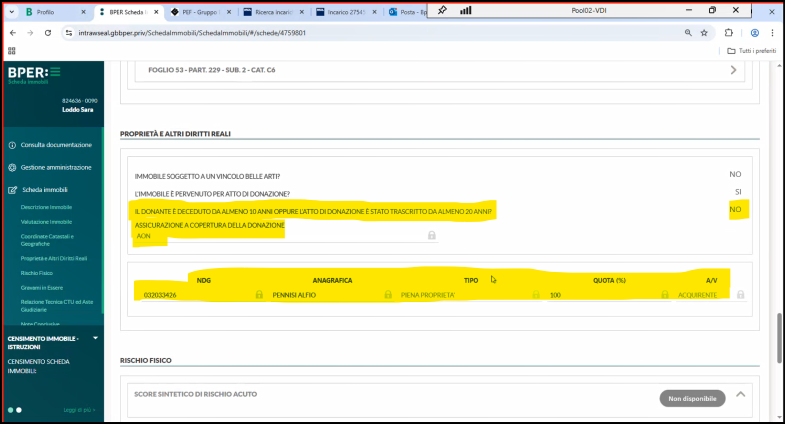
#> input picture edge-agent/assets/templates/bper/11 - Scheda Immobile.png, 1569 x 847 px (shown at 1/2 size); its folder holds only this picture in this run
$ python make_framing_corpus.py --out out
#> lines starting #> are read from the running program, lines starting #| are printed output that depends on the picture
"""Compose a framing test corpus with known ground truth.

Every measurement of page localization so far compared against rectangles
estimated by eye, which is not a measurement. This composes pages into synthetic
desktops itself, so the true rectangle is known to the pixel and IoU can be
computed rather than guessed.

What it proves and what it does not: the compositions vary placement, scale,
screen shape, surrounding clutter and nesting depth, so they test invariance to
*framing*. They do not reproduce real rendering, Citrix compression or a live
browser's antialiasing. Frames pulled from an actual session recording test
those; the two corpora answer different questions and neither replaces the other.

    python tools/make_framing_corpus.py --out <dir> [--per-page 8] [--seed 0]
"""

from __future__ import annotations

import argparse
import json
import random
from pathlib import Path
from typing import Dict, List, Optional, Tuple

from PIL import Image, ImageDraw

Rect = Tuple[int, int, int, int]

# Screen shapes an operator might actually have, 16:9 through 16:10 and 4:3-ish.
SCREENS: List[Tuple[int, int]] = [
    (1366, 768), (1920, 1080), (1920, 1200), (2560, 1440), (3840, 2160),
]

# Fraction of the screen's shorter side the page is scaled to occupy.
SCALES: List[float] = [0.35, 0.5, 0.7, 0.9]

BACKGROUNDS: List[str] = ["dark-desktop", "light-desktop", "black", "busy"]
NESTINGS: List[str] = ["none", "window", "player"]


def _background(size: Tuple[int, int], kind: str, rng: random.Random) -> Image.Image:
    w, h = size
    if kind == "black":
        return Image.new("RGB", size, (0, 0, 0))

    base = (32, 34, 38) if kind == "dark-desktop" else (222, 226, 232)
    img = Image.new("RGB", size, base)
    draw = ImageDraw.Draw(img)

    if kind in ("dark-desktop", "light-desktop"):
        # Desktop icons: small squares with a caption bar, down the left edge.
        icon = max(24, w // 40)
        for col in range(2):
            for row in range(h // (icon * 3)):
                x, y = 20 + col * icon * 2, 20 + row * icon * 3
                tone = rng.randint(90, 200)
                draw.rectangle([x, y, x + icon, y + icon], fill=(tone, tone, tone // 2 + 60))
                draw.rectangle([x - 4, y + icon + 4, x + icon + 4, y + icon + 12],
                               fill=(base[0] + 18, base[1] + 18, base[2] + 18))
        draw.rectangle([0, h - max(28, h // 30), w, h], fill=(18, 18, 22))  # taskbar
    else:  # busy: other windows lying around
        for _ in range(rng.randint(3, 6)):
            rw, rh = rng.randint(w // 6, w // 2), rng.randint(h // 6, h // 2)
            x, y = rng.randint(0, max(1, w - rw)), rng.randint(0, max(1, h - rh))
            tone = rng.randint(40, 210)
            draw.rectangle([x, y, x + rw, y + rh], fill=(tone, tone, tone))
            draw.rectangle([x, y, x + rw, y + 24], fill=(max(0, tone - 40),) * 3)
    return img


def _wrap(page: Image.Image, nesting: str) -> Tuple[Image.Image, Rect]:
    """Wrap the page in a container. Returns the container and the page's rect inside it."""
    if nesting == "none":
        return page, (0, 0, page.width, page.height)

    border = max(2, page.width // 200)
    title = max(18, page.height // 28)
    bottom = title if nesting == "player" else border  # a player has a control bar

    w = page.width + border * 2
    h = page.height + title + bottom
    box = Image.new("RGB", (w, h), (48, 50, 56))
    draw = ImageDraw.Draw(box)
    draw.rectangle([0, 0, w, title], fill=(64, 66, 74))
    if nesting == "player":
        draw.rectangle([0, h - bottom, w, h], fill=(40, 42, 48))
    box.paste(page, (border, title))
    return box, (border, title, border + page.width, title + page.height)


def compose(
    page: Image.Image,
    screen: Tuple[int, int],
    scale: float,
    background: str,
    nesting: str,
    rng: random.Random,
) -> Tuple[Image.Image, Rect]:
    """Place `page` on a synthetic screen. Returns the frame and the page's true rect."""
    sw, sh = screen
    target_h = int(min(sw, sh) * scale)
    factor = target_h / page.height
    scaled = page.resize((max(1, int(page.width * factor)), max(1, int(page.height * factor))),
                         Image.Resampling.LANCZOS)

    container, inner = _wrap(scaled, nesting)
    if container.width > sw or container.height > sh:
        shrink = min(sw / container.width, sh / container.height) * 0.95
        new = (max(1, int(container.width * shrink)), max(1, int(container.height * shrink)))
        inner = tuple(int(v * shrink) for v in inner)  # type: ignore[assignment]
        container = container.resize(new, Image.Resampling.LANCZOS)

    frame = _background(screen, background, rng)
    x = rng.randint(0, max(0, sw - container.width))
    y = rng.randint(0, max(0, sh - container.height))
    frame.paste(container, (x, y))

    return frame, (x + inner[0], y + inner[1], x + inner[2], y + inner[3])


def main() -> None:
    ap = argparse.ArgumentParser(description=__doc__)
    ap.add_argument("--pages", default="src/edge-agent/assets/templates/bper",
                    help="directory of source page images (default: the BPER templates)")
    ap.add_argument("--out", required=True, help="output directory")
    ap.add_argument("--per-page", type=int, default=8, help="compositions per source page")
    ap.add_argument("--seed", type=int, default=0)
    args = ap.parse_args()

    rng = random.Random(args.seed)
    out = Path(args.out)
    out.mkdir(parents=True, exist_ok=True)

    sources = sorted(p for p in Path(args.pages).glob("*.png") if p.is_file())
    if not sources:
        raise SystemExit(f"no source pages in {args.pages}")

    manifest: List[Dict[str, object]] = []
    for src in sources:
        page = Image.open(src).convert("RGB")
        for i in range(args.per_page):
            screen = rng.choice(SCREENS)
            scale = rng.choice(SCALES)
            background = rng.choice(BACKGROUNDS)
            nesting = rng.choice(NESTINGS)
            frame, rect = compose(page, screen, scale, background, nesting, rng)

            name = f"{src.stem.replace(' ', '_')}__{i:02d}.png"
            frame.save(out / name)
            manifest.append({
                "file": name,
                "label": src.stem,
                "rect": list(rect),
                "screen": list(screen),
                "scale": scale,
                "background": background,
                "nesting": nesting,
            })
#> this loop made 8 passes
#> pass 1, in compose, `scaled = page.resize((max(1, int(page.width * factor)), max(1, int(pag..`:
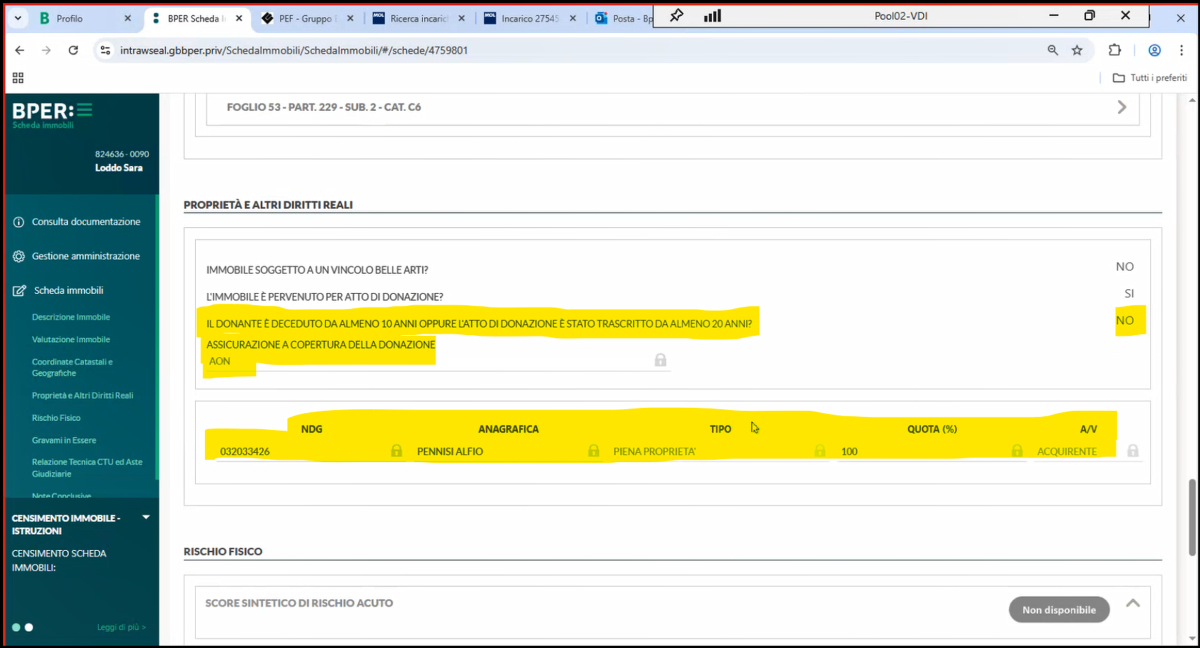
#> scaled: PIL image 2400x1296 RGB (shown at 1/2 size); mean R, G, B 217.6, 223.4, 206.1
#> pass 1, in _wrap, `box = Image.new("RGB", (w, h), (48, 50, 56))`:
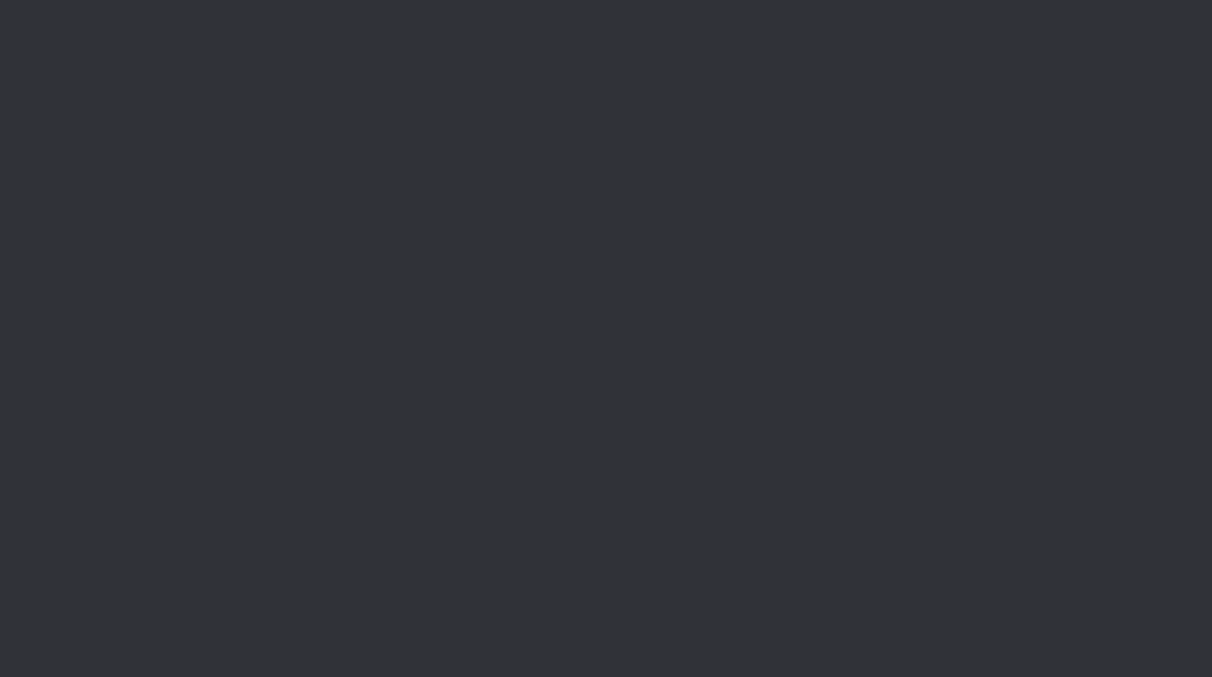
#> box: PIL image 2424x1354 RGB (shown at 1/2 size); mean R, G, B 48, 50, 56
#> pass 1, in compose, `container, inner = _wrap(scaled, nesting)`:
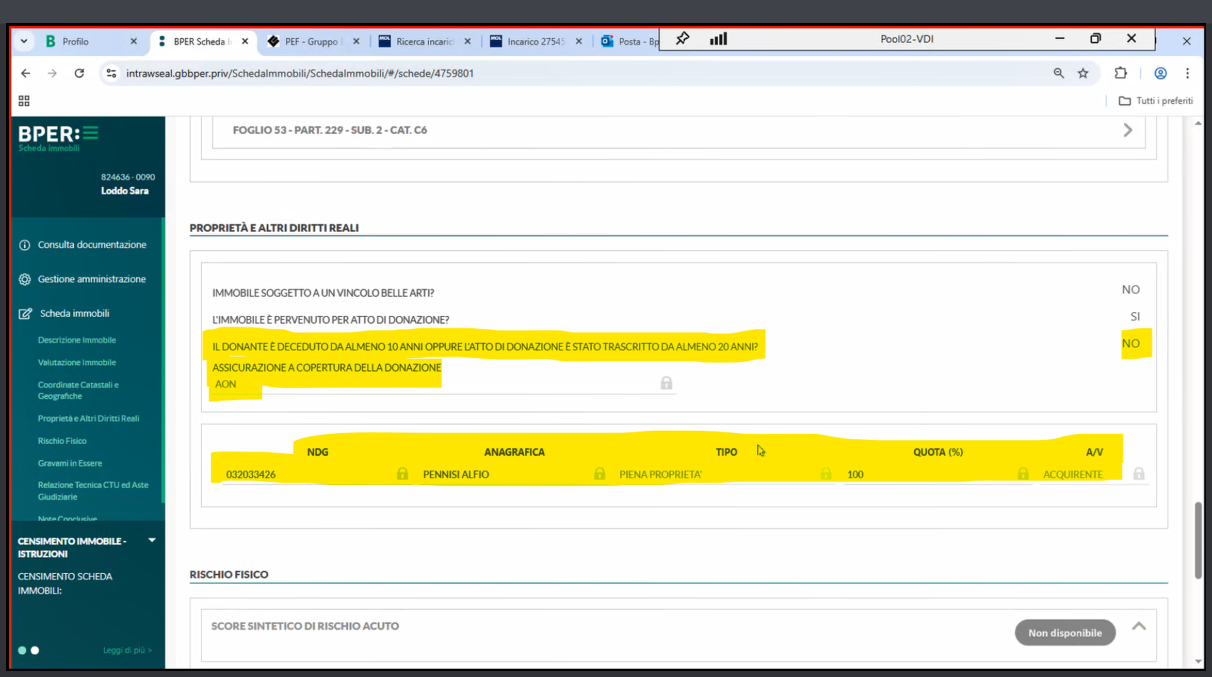
#> container: PIL image 2424x1354 RGB (shown at 1/2 size); mean R, G, B 209.3, 214.9, 198.9
#> after the loop:
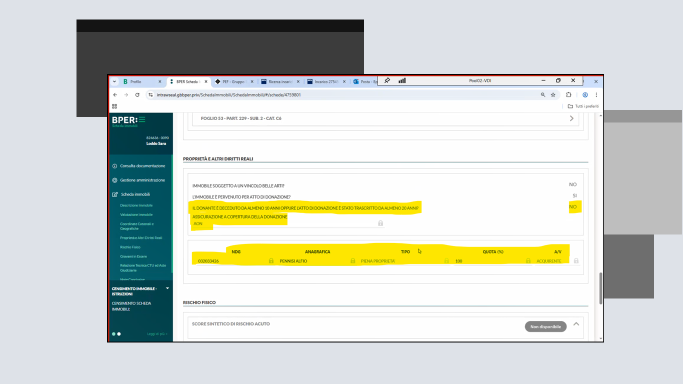
#> frame: PIL image 1366x768 RGB (shown at 1/2 size); mean R, G, B 206.1, 210.5, 204
#> after the loop, manifest = 8 items

    (out / "manifest.json").write_text(json.dumps(manifest, indent=2), encoding="utf-8")
    print(f"{len(manifest)} compositions from {len(sources)} pages -> {out}")
#| 8 compositions from 1 pages -> out


if __name__ == "__main__":
    main()

$ run again, on edge-agent/assets/templates/bper/5 - Scheda Privati - (uscite presenti).png
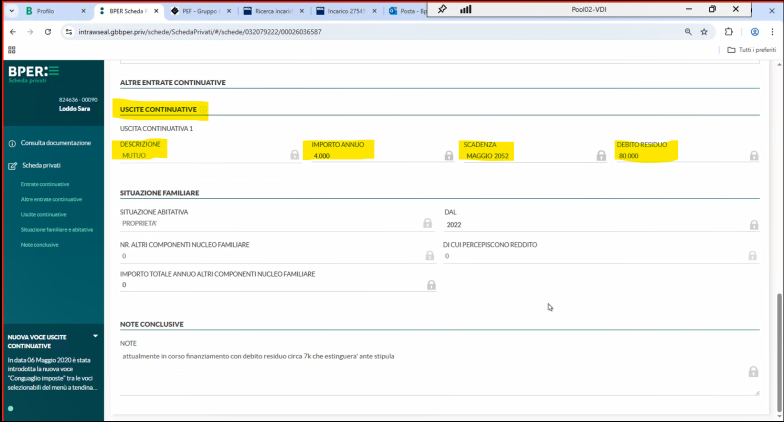
#> input picture edge-agent/assets/templates/bper/5 - Scheda Privati - (uscite presenti).png, 1567 x 844 px (shown at 1/2 size)
#> the loop in main, `for i in range(args.per_page):` made 8 passes
#> (inner in compose, rect) on passes 1 to 8: ((12, 46, 2418, 1342), (36, 125, 2442, 1421)), ((0, 0, 1113, 600), (747, 75, 1860, 675)), ((9, 34, 1814, 1007), (101, 136, 1906, 1109)), ((0, 0, 1282, 691), (41, 8, 1323, 699)), ((0, 0, 1002, 540), (560, 340, 1562, 880)), ((10, 38, 2015, 1118), (197, 826, 2202, 1906)), ((0, 0, 1113, 600), (193, 191, 1306, 791)), ((0, 0, 997, 537), (214, 148, 1211, 685))
#> pass 1, in compose, `container, inner = _wrap(scaled, nesting)`:
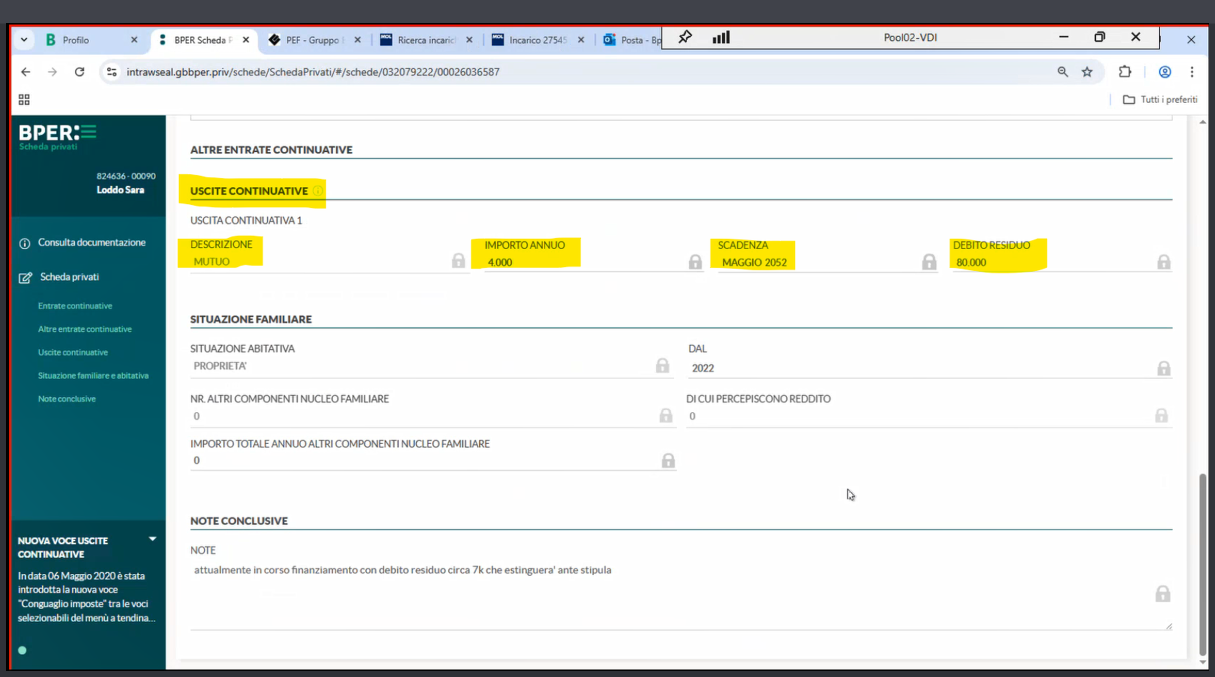
#> container: PIL image 2430x1354 RGB (shown at 1/2 size); mean R, G, B 210.5, 217.6, 215.9
#> after the loop in main, `for i in range(args.per_page):`:
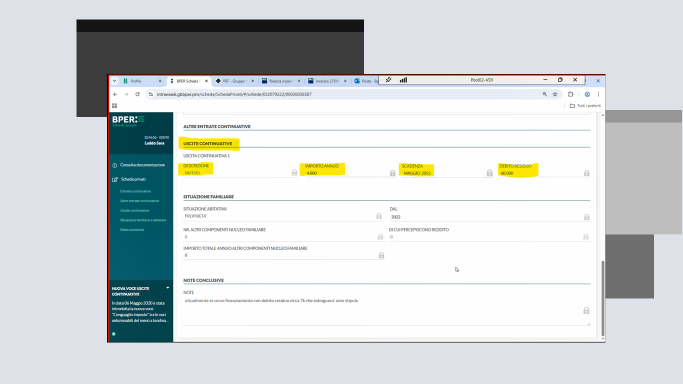
#> frame: PIL image 1366x768 RGB (shown at 1/2 size); mean R, G, B 206.8, 212, 213.2
#> after the loop in main, `for i in range(args.per_page):`: manifest = 8 items
#| 8 compositions from 1 pages -> out
